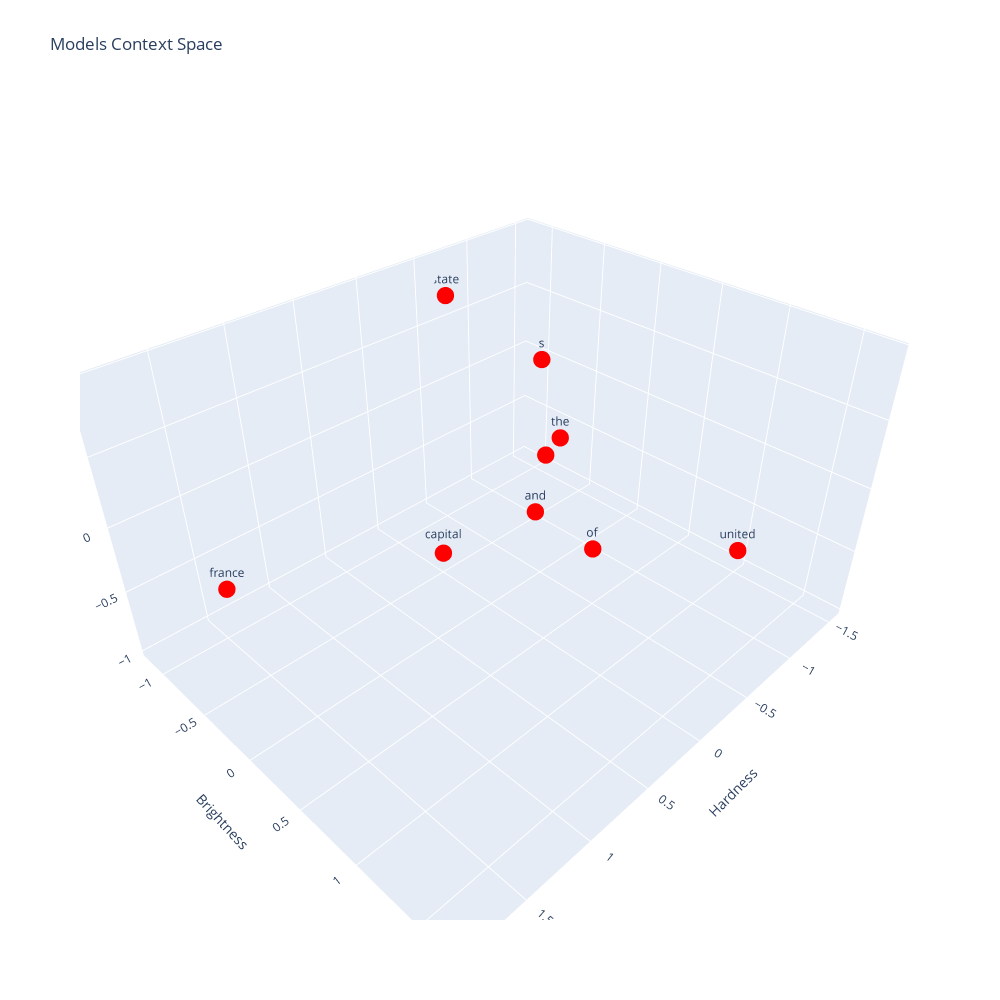

Notebook cell for this chart:
### Code cell
from plot_tokens import plot_tokens

u_sentences = [
  {
    "words": sentence_meanings.detach().numpy(),
    "labels": u_tokenizer.tokenize(prompt),
    "color": "red",
  },
]

plot_tokens(u_sentences, "Models Context Space")

### Figure 1 — Plotly figure (JSON) as saved in the notebook; plotly's stock layout.template omitted (floating-point values rounded to 4 significant figures)
{"data": [{"hoverinfo": "text", "marker": {"color": "red", "size": 6}, "mode": "markers+text", "text": ["the", " ", "capital", " ", "of", " ", "united", " ", "state", "s", " ", "and", " ", "the", " ", "capital", " ", "of", " ", "france"], "type": "scatter3d", "x": [-1.526, -0.7448, -0.1002, -0.7448, -0.7121, -0.7448, -0.2223, -0.7448, -0.697, -0.07983, -0.7448, -0.111, -0.7448, -1.526, -0.7448, -0.1002, -0.7448, -0.7121, -0.7448, 1.879], "y": [-0.7502, -0.2022, -0.6092, -0.2022, 0.3037, -0.2022, 1.687, -0.2022, -1.161, 0.3417, -0.2022, 0.2927, -0.2022, -0.7502, -0.2022, -0.6092, -0.2022, 0.3037, -0.2022, -0.07213], "z": [-0.654, -0.2297, -0.9798, -0.2297, -0.7773, -0.2297, 0.2284, -0.2297, 0.6995, 0.9488, -0.2297, -0.1578, -0.2297, -0.654, -0.2297, -0.9798, -0.2297, -0.7773, -0.2297, 0.1578]}], "layout": {"height": 1000, "scene": {"xaxis": {"title": {"text": "Hardness"}}, "yaxis": {"title": {"text": "Brightness"}}, "zaxis": {"title": {"text": "Redness"}}}, "title": {"text": "Models Context Space"}, "width": 1000}}
